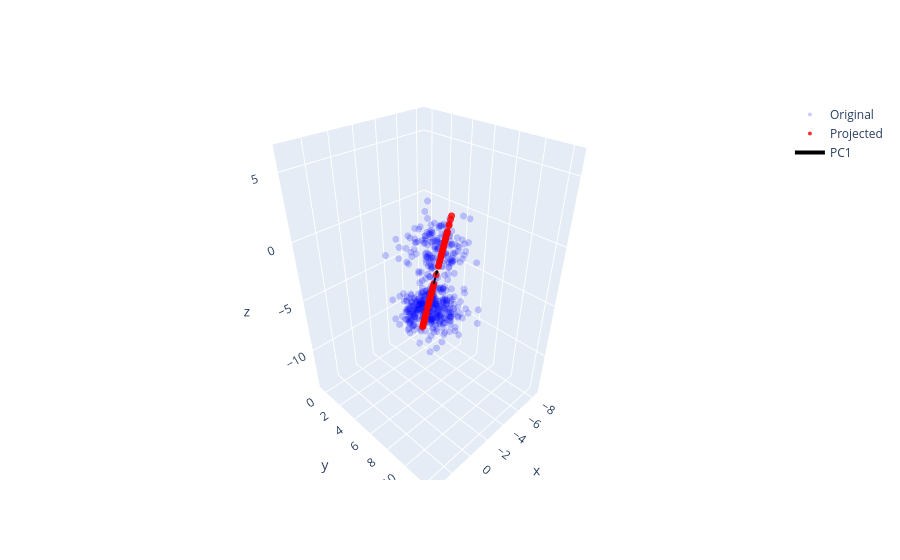

The code cell stored with this chart in its notebook:
### Code cell
fig = go.Figure()

fig.add_trace(go.Scatter3d(
    x=X[:, 0], y=X[:, 1], z=X[:, 2],
    mode='markers',
    marker=dict(size=4, opacity=0.2, color='blue'),
    name='Original'
))

fig.add_trace(go.Scatter3d(
    x=X_projected1[:, 0], y=X_projected1[:, 1], z=X_projected1[:, 2],
    mode='markers',
    marker=dict(size=4, opacity=0.8, color='red'),
    name='Projected'
))

for i, vec in enumerate(pca1.components_):
    fig.add_trace(go.Scatter3d(
        x=[pca1.mean_[0], pca1.mean_[0] + vec[0]*5],
        y=[pca1.mean_[1], pca1.mean_[1] + vec[1]*5],
        z=[pca1.mean_[2], pca1.mean_[2] + vec[2]*5],
        mode='lines+markers',
        marker=dict(size=2, color='black'),
        line=dict(width=4),
        name=f'PC{i+1}'
    ))

fig.show()

### Figure 1 — Plotly figure (JSON) as saved in the notebook; plotly's stock layout.template omitted (floating-point values rounded to 4 significant figures; data arrays with more than 128 entries replaced by an {"elided": "..."} marker saying what was removed)
{"data": [{"marker": {"color": "blue", "opacity": 0.2, "size": 4}, "mode": "markers", "name": "Original", "type": "scatter3d", "x": {"elided": "500 float values"}, "y": {"elided": "500 float values"}, "z": {"elided": "500 float values"}}, {"marker": {"color": "red", "opacity": 0.8, "size": 4}, "mode": "markers", "name": "Projected", "type": "scatter3d", "x": {"elided": "200 float values"}, "y": {"elided": "200 float values"}, "z": {"elided": "200 float values"}}, {"line": {"width": 4}, "marker": {"color": "black", "size": 2}, "mode": "lines+markers", "name": "PC1", "type": "scatter3d", "x": [-2.691, -0.7245], "y": [6.007, 8.428], "z": [-4.176, -0.2674]}], "layout": {}}
